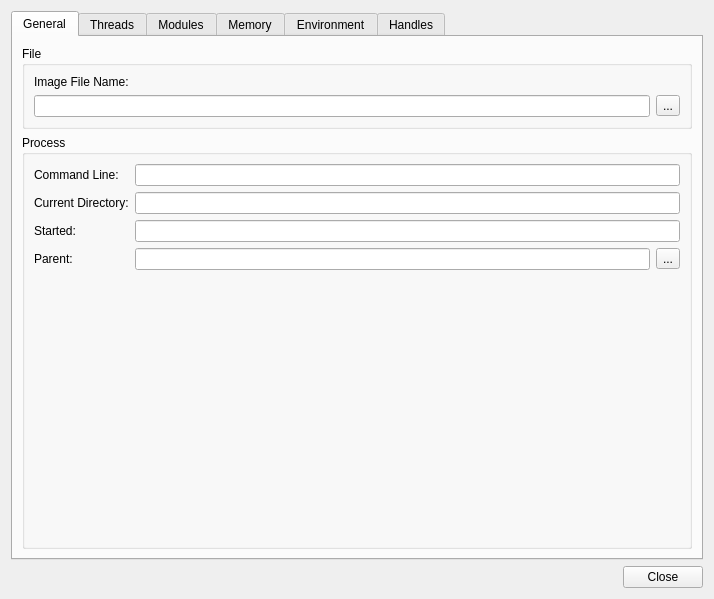
<?xml version="1.0" encoding="UTF-8"?>
<ui version="4.0">
 <author>Evan Teran</author>
 <class>ProcessPropertiesPlugin::DialogProcessProperties</class>
 <widget class="QDialog" name="ProcessPropertiesPlugin::DialogProcessProperties">
  <property name="geometry">
   <rect>
    <x>0</x>
    <y>0</y>
    <width>714</width>
    <height>599</height>
   </rect>
  </property>
  <property name="windowTitle">
   <string>Process Properties</string>
  </property>
  <layout class="QVBoxLayout" name="verticalLayout">
   <item>
    <widget class="QTabWidget" name="tabWidget">
     <property name="currentIndex">
      <number>0</number>
     </property>
     <widget class="QWidget" name="tab">
      <attribute name="title">
       <string>General</string>
      </attribute>
      <layout class="QVBoxLayout" name="verticalLayout_2">
       <item>
        <widget class="QGroupBox" name="groupBox">
         <property name="title">
          <string>File</string>
         </property>
         <layout class="QGridLayout" name="gridLayout_2">
          <item row="0" column="0">
           <widget class="QLabel" name="label_6">
            <property name="text">
             <string>Image File Name:</string>
            </property>
           </widget>
          </item>
          <item row="1" column="0">
           <widget class="QLineEdit" name="editImage">
            <property name="text">
             <string/>
            </property>
            <property name="readOnly">
             <bool>true</bool>
            </property>
           </widget>
          </item>
          <item row="1" column="1">
           <widget class="QToolButton" name="btnImage">
            <property name="text">
             <string>...</string>
            </property>
            <property name="icon">
             <iconset theme="document-open">
              <normaloff>.</normaloff>.</iconset>
            </property>
            <property name="arrowType">
             <enum>Qt::NoArrow</enum>
            </property>
           </widget>
          </item>
         </layout>
        </widget>
       </item>
       <item>
        <widget class="QGroupBox" name="groupBox_2">
         <property name="title">
          <string>Process</string>
         </property>
         <layout class="QGridLayout" name="gridLayout">
          <item row="0" column="0">
           <widget class="QLabel" name="label">
            <property name="text">
             <string>Command Line:</string>
            </property>
           </widget>
          </item>
          <item row="0" column="1" colspan="2">
           <widget class="QLineEdit" name="editCommand">
            <property name="readOnly">
             <bool>true</bool>
            </property>
           </widget>
          </item>
          <item row="1" column="0">
           <widget class="QLabel" name="label_2">
            <property name="text">
             <string>Current Directory:</string>
            </property>
           </widget>
          </item>
          <item row="1" column="1" colspan="2">
           <widget class="QLineEdit" name="editCurrentDirectory">
            <property name="readOnly">
             <bool>true</bool>
            </property>
           </widget>
          </item>
          <item row="2" column="0">
           <widget class="QLabel" name="label_3">
            <property name="text">
             <string>Started:</string>
            </property>
           </widget>
          </item>
          <item row="2" column="1" colspan="2">
           <widget class="QLineEdit" name="editStarted">
            <property name="readOnly">
             <bool>true</bool>
            </property>
           </widget>
          </item>
          <item row="3" column="0">
           <widget class="QLabel" name="label_5">
            <property name="text">
             <string>Parent:</string>
            </property>
           </widget>
          </item>
          <item row="3" column="1">
           <widget class="QLineEdit" name="editParent">
            <property name="readOnly">
             <bool>true</bool>
            </property>
           </widget>
          </item>
          <item row="4" column="1">
           <spacer name="verticalSpacer">
            <property name="orientation">
             <enum>Qt::Vertical</enum>
            </property>
            <property name="sizeHint" stdset="0">
             <size>
              <width>20</width>
              <height>236</height>
             </size>
            </property>
           </spacer>
          </item>
          <item row="3" column="2">
           <widget class="QToolButton" name="btnParent">
            <property name="text">
             <string>...</string>
            </property>
            <property name="icon">
             <iconset theme="document-open">
              <normaloff>.</normaloff>.</iconset>
            </property>
           </widget>
          </item>
         </layout>
        </widget>
       </item>
      </layout>
     </widget>
     <widget class="QWidget" name="tab_4">
      <attribute name="title">
       <string>Threads</string>
      </attribute>
      <layout class="QGridLayout" name="gridLayout_5">
       <item row="0" column="0">
        <spacer name="horizontalSpacer_5">
         <property name="orientation">
          <enum>Qt::Horizontal</enum>
         </property>
         <property name="sizeHint" stdset="0">
          <size>
           <width>604</width>
           <height>20</height>
          </size>
         </property>
        </spacer>
       </item>
       <item row="0" column="1">
        <widget class="QPushButton" name="btnRefreshThreads">
         <property name="text">
          <string>Refresh</string>
         </property>
         <property name="icon">
          <iconset theme="view-refresh">
           <normaloff>.</normaloff>.</iconset>
         </property>
        </widget>
       </item>
       <item row="1" column="0" colspan="2">
        <widget class="QTableView" name="threadTable">
         <property name="font">
          <font>
           <family>Monospace</family>
           <pointsize>8</pointsize>
          </font>
         </property>
         <property name="editTriggers">
          <set>QAbstractItemView::NoEditTriggers</set>
         </property>
         <property name="alternatingRowColors">
          <bool>true</bool>
         </property>
         <property name="selectionMode">
          <enum>QAbstractItemView::SingleSelection</enum>
         </property>
         <property name="selectionBehavior">
          <enum>QAbstractItemView::SelectRows</enum>
         </property>
         <property name="sortingEnabled">
          <bool>true</bool>
         </property>
         <property name="wordWrap">
          <bool>false</bool>
         </property>
         <attribute name="horizontalHeaderStretchLastSection">
          <bool>true</bool>
         </attribute>
         <attribute name="verticalHeaderVisible">
          <bool>false</bool>
         </attribute>
        </widget>
       </item>
      </layout>
     </widget>
     <widget class="QWidget" name="tab_6">
      <attribute name="title">
       <string>Modules</string>
      </attribute>
      <layout class="QGridLayout" name="gridLayout_3">
       <item row="0" column="0">
        <spacer name="horizontalSpacer_2">
         <property name="orientation">
          <enum>Qt::Horizontal</enum>
         </property>
         <property name="sizeHint" stdset="0">
          <size>
           <width>610</width>
           <height>20</height>
          </size>
         </property>
        </spacer>
       </item>
       <item row="0" column="1">
        <widget class="QPushButton" name="btnRefreshModules">
         <property name="text">
          <string>Refresh</string>
         </property>
         <property name="icon">
          <iconset theme="view-refresh">
           <normaloff>.</normaloff>.</iconset>
         </property>
        </widget>
       </item>
       <item row="1" column="0" colspan="2">
        <widget class="QTableWidget" name="tableModules">
         <property name="font">
          <font>
           <family>Monospace</family>
           <pointsize>8</pointsize>
          </font>
         </property>
         <property name="editTriggers">
          <set>QAbstractItemView::NoEditTriggers</set>
         </property>
         <property name="alternatingRowColors">
          <bool>true</bool>
         </property>
         <property name="selectionMode">
          <enum>QAbstractItemView::SingleSelection</enum>
         </property>
         <property name="selectionBehavior">
          <enum>QAbstractItemView::SelectRows</enum>
         </property>
         <property name="sortingEnabled">
          <bool>true</bool>
         </property>
         <property name="wordWrap">
          <bool>false</bool>
         </property>
         <attribute name="horizontalHeaderStretchLastSection">
          <bool>true</bool>
         </attribute>
         <attribute name="verticalHeaderVisible">
          <bool>false</bool>
         </attribute>
         <column>
          <property name="text">
           <string>Base Address</string>
          </property>
         </column>
         <column>
          <property name="text">
           <string>Name</string>
          </property>
         </column>
        </widget>
       </item>
      </layout>
     </widget>
     <widget class="QWidget" name="tab_7">
      <attribute name="title">
       <string>Memory</string>
      </attribute>
      <layout class="QGridLayout" name="gridLayout_4">
       <item row="0" column="0">
        <widget class="QPushButton" name="btnStrings">
         <property name="text">
          <string>Strings</string>
         </property>
        </widget>
       </item>
       <item row="0" column="1">
        <spacer name="horizontalSpacer">
         <property name="orientation">
          <enum>Qt::Horizontal</enum>
         </property>
         <property name="sizeHint" stdset="0">
          <size>
           <width>467</width>
           <height>20</height>
          </size>
         </property>
        </spacer>
       </item>
       <item row="0" column="2">
        <widget class="QPushButton" name="btnRefreshMemory">
         <property name="text">
          <string>Refresh</string>
         </property>
         <property name="icon">
          <iconset theme="view-refresh">
           <normaloff>.</normaloff>.</iconset>
         </property>
        </widget>
       </item>
       <item row="1" column="0" colspan="3">
        <widget class="QTableWidget" name="tableMemory">
         <property name="font">
          <font>
           <family>Monospace</family>
           <pointsize>8</pointsize>
          </font>
         </property>
         <property name="editTriggers">
          <set>QAbstractItemView::NoEditTriggers</set>
         </property>
         <property name="alternatingRowColors">
          <bool>true</bool>
         </property>
         <property name="selectionMode">
          <enum>QAbstractItemView::SingleSelection</enum>
         </property>
         <property name="selectionBehavior">
          <enum>QAbstractItemView::SelectRows</enum>
         </property>
         <property name="sortingEnabled">
          <bool>true</bool>
         </property>
         <property name="wordWrap">
          <bool>false</bool>
         </property>
         <attribute name="horizontalHeaderStretchLastSection">
          <bool>true</bool>
         </attribute>
         <attribute name="verticalHeaderVisible">
          <bool>false</bool>
         </attribute>
         <column>
          <property name="text">
           <string>Address</string>
          </property>
         </column>
         <column>
          <property name="text">
           <string>Size</string>
          </property>
         </column>
         <column>
          <property name="text">
           <string>Protection</string>
          </property>
         </column>
         <column>
          <property name="text">
           <string>Name</string>
          </property>
         </column>
        </widget>
       </item>
      </layout>
     </widget>
     <widget class="QWidget" name="tab_8">
      <attribute name="title">
       <string>Environment</string>
      </attribute>
      <layout class="QVBoxLayout" name="verticalLayout_4">
       <item>
        <layout class="QHBoxLayout" name="horizontalLayout_2">
         <item>
          <widget class="QLineEdit" name="txtSearchEnvironment">
           <property name="placeholderText">
            <string>Filter</string>
           </property>
          </widget>
         </item>
         <item>
          <widget class="QPushButton" name="btnRefreshEnvironment">
           <property name="text">
            <string>Refresh</string>
           </property>
           <property name="icon">
            <iconset theme="view-refresh">
             <normaloff>.</normaloff>.</iconset>
           </property>
          </widget>
         </item>
        </layout>
       </item>
       <item>
        <widget class="QTableWidget" name="tableEnvironment">
         <property name="font">
          <font>
           <family>Monospace</family>
           <pointsize>8</pointsize>
          </font>
         </property>
         <property name="editTriggers">
          <set>QAbstractItemView::NoEditTriggers</set>
         </property>
         <property name="alternatingRowColors">
          <bool>true</bool>
         </property>
         <property name="selectionMode">
          <enum>QAbstractItemView::SingleSelection</enum>
         </property>
         <property name="selectionBehavior">
          <enum>QAbstractItemView::SelectRows</enum>
         </property>
         <property name="sortingEnabled">
          <bool>true</bool>
         </property>
         <property name="wordWrap">
          <bool>false</bool>
         </property>
         <attribute name="horizontalHeaderStretchLastSection">
          <bool>true</bool>
         </attribute>
         <attribute name="verticalHeaderVisible">
          <bool>false</bool>
         </attribute>
         <column>
          <property name="text">
           <string>Name</string>
          </property>
         </column>
         <column>
          <property name="text">
           <string>Value</string>
          </property>
         </column>
        </widget>
       </item>
      </layout>
     </widget>
     <widget class="QWidget" name="tab_9">
      <attribute name="title">
       <string>Handles</string>
      </attribute>
      <layout class="QVBoxLayout" name="verticalLayout_3">
       <item>
        <layout class="QHBoxLayout" name="horizontalLayout_3">
         <item>
          <spacer name="horizontalSpacer_4">
           <property name="orientation">
            <enum>Qt::Horizontal</enum>
           </property>
           <property name="sizeHint" stdset="0">
            <size>
             <width>40</width>
             <height>20</height>
            </size>
           </property>
          </spacer>
         </item>
         <item>
          <widget class="QPushButton" name="btnRefreshHandles">
           <property name="text">
            <string>Refresh</string>
           </property>
           <property name="icon">
            <iconset theme="view-refresh">
             <normaloff>.</normaloff>.</iconset>
           </property>
          </widget>
         </item>
        </layout>
       </item>
       <item>
        <widget class="QTableWidget" name="tableHandles">
         <property name="font">
          <font>
           <family>Monospace</family>
           <pointsize>8</pointsize>
          </font>
         </property>
         <property name="editTriggers">
          <set>QAbstractItemView::NoEditTriggers</set>
         </property>
         <property name="alternatingRowColors">
          <bool>true</bool>
         </property>
         <property name="selectionMode">
          <enum>QAbstractItemView::SingleSelection</enum>
         </property>
         <property name="selectionBehavior">
          <enum>QAbstractItemView::SelectRows</enum>
         </property>
         <property name="sortingEnabled">
          <bool>true</bool>
         </property>
         <property name="wordWrap">
          <bool>false</bool>
         </property>
         <attribute name="horizontalHeaderStretchLastSection">
          <bool>true</bool>
         </attribute>
         <attribute name="verticalHeaderVisible">
          <bool>false</bool>
         </attribute>
         <column>
          <property name="text">
           <string>Type</string>
          </property>
         </column>
         <column>
          <property name="text">
           <string>Handle</string>
          </property>
         </column>
         <column>
          <property name="text">
           <string>Name</string>
          </property>
         </column>
        </widget>
       </item>
      </layout>
     </widget>
    </widget>
   </item>
   <item>
    <widget class="QDialogButtonBox" name="buttonBox">
     <property name="standardButtons">
      <set>QDialogButtonBox::Close</set>
     </property>
    </widget>
   </item>
  </layout>
 </widget>
 <resources/>
 <connections>
  <connection>
   <sender>buttonBox</sender>
   <signal>rejected()</signal>
   <receiver>ProcessPropertiesPlugin::DialogProcessProperties</receiver>
   <slot>reject()</slot>
   <hints>
    <hint type="sourcelabel">
     <x>650</x>
     <y>574</y>
    </hint>
    <hint type="destinationlabel">
     <x>439</x>
     <y>557</y>
    </hint>
   </hints>
  </connection>
 </connections>
</ui>
